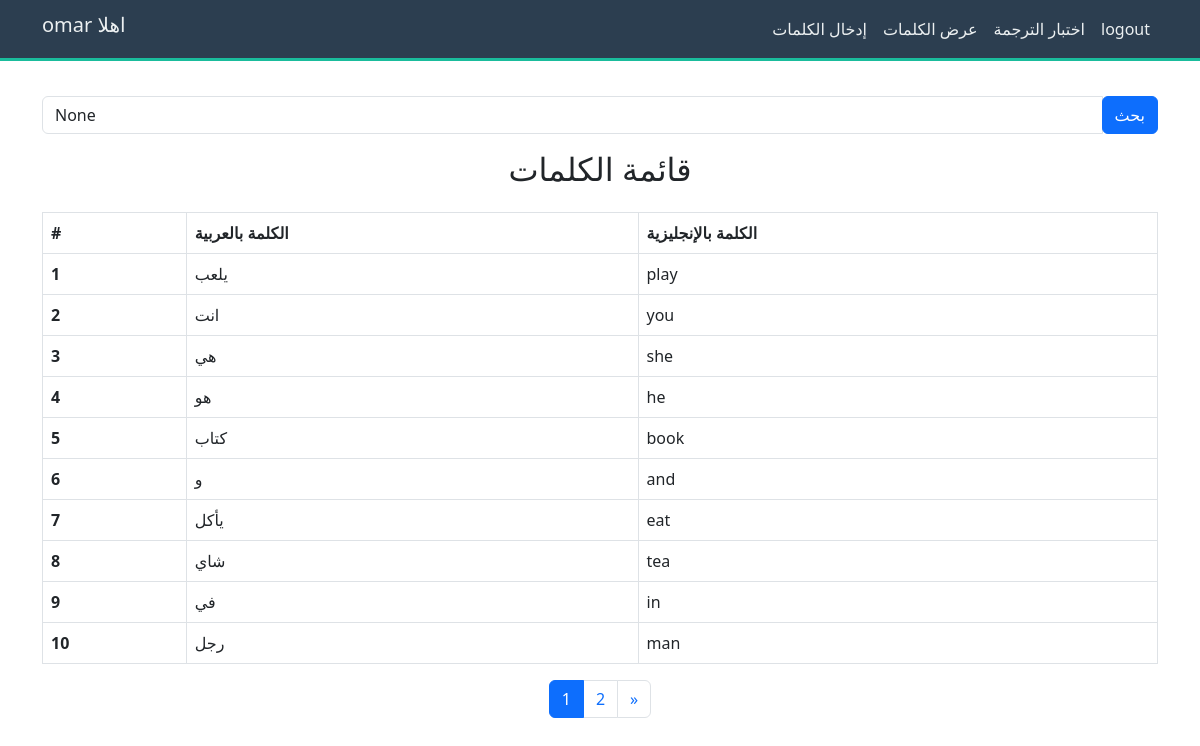
The page /words/ (signed in) on the database its author committed.
### app/models.py (models this page shows)
class Word(models.Model):
    arabic=models.TextField(max_length=50)
    english=models.TextField(max_length=50)
    user=models.ForeignKey(User,on_delete=models.CASCADE)

### app/views.py (the view)
# urls.py: path('words/', views.WordListView.as_view(), name='word-list'),
class WordListView(View):
    def get(self, request):
        query = request.GET.get('q')
        if query:
            words = Word.objects.filter(user=request.user, english__icontains=query)
        else:
            words = Word.objects.filter(user=request.user)
        paginator = Paginator(words, 10)
        page_number = request.GET.get('page')
        page_obj = paginator.get_page(page_number)
        context = {
            'page_obj': page_obj,
            'query': query,  # إرسال استعلام البحث الحالي (إذا وُجد) للعرض
        }
        return render(request, 'word_list.html', context)

### templates/word_list.html (shortened to what this page needs)
{% extends 'base.html' %}
{% block content %}
<br>
<br>
<div class="container mt-5">
    <form method="GET" action="">
        <div class="input-group mb-3">
            <input type="text" class="form-control" placeholder="ابحث عن كلمة بالإنجليزية" name="q" value="{{ query }}">
            <div class="input-group-append">
                <button class="btn btn-primary" type="submit">بحث</button>
            </div>
        </div>
    </form>
    <h2 class="text-center">قائمة الكلمات</h2>
    <table class="table table-bordered mt-4">
        <thead class="thead-light">
            <tr>
                <th scope="col">#</th>
                <th scope="col">الكلمة بالعربية</th>
                <th scope="col">الكلمة بالإنجليزية</th>
            </tr>
        </thead>
        <tbody>
            {% for word in page_obj %}
            <tr>
                <th scope="row">{{ forloop.counter }}</th>
                <td>{{ word.arabic }}</td>
                <td>{{ word.english }}</td>
            </tr>
            {% empty %}
            <tr>
                <td colspan="3" class="text-center">لا توجد كلمات</td>
            </tr>
            {% endfor %}
        </tbody>
    </table>
    <nav aria-label="Page navigation">
        <ul class="pagination justify-content-center">
            {% for num in page_obj.paginator.page_range %}
                <li class="page-item {% if page_obj.number == num %}active{% endif %}">
                    <a class="page-link" href="?page={{ num }}">{{ num }}</a>
                </li>
            {% endfor %}
            {% if page_obj.has_next %}
                <li class="page-item">
                    <a class="page-link" href="?page={{ page_obj.next_page_number }}" aria-label="Next">
                        <span aria-hidden="true">&raquo;</span>
                    </a>
                </li>
            {% endif %}
        </ul>
    </nav>
</div>
{% endblock content %}

### templates/base.html (shortened to what this page needs)
{% load static %}
<!DOCTYPE html>
<html lang="ar">
<head>
    <link href="{% static '/static/style.css' %}" rel="stylesheet">
    <link href="https://cdn.jsdelivr.net/npm/bootstrap@5.3.0/dist/css/bootstrap.min.css" rel="stylesheet">
</head>
<body>
    <nav class="navbar navbar-expand-lg navbar-dark">
        <div class="container">
            <h1 class="navbar-brand">  {{user}}  اهلا</h1>
            <div class="collapse navbar-collapse" id="navbarNav">
                <ul class="navbar-nav ms-auto">
                    <li class="nav-item">
                        <a class="nav-link" href="{% url 'enter-words' %}">إدخال الكلمات</a>
                    </li>
                    <li class="nav-item">
                        <a class="nav-link" href="{% url 'word-list' %}"> عرض الكلمات</a>
                    </li>
                    <li class="nav-item">
                        <a class="nav-link" href="{% url 'exam' %}">اختبار الترجمة</a>
                    </li>
                    <li class="nav-item">
                        <form action="{% url 'logout' %}" method="post">
                            <button class="nav-link">logout</button>
                        </form>
                    </li>
                </ul>
            </div>
        </div>
    </nav>
    {% block content %}
    {% endblock content %}
</body>
</html>

### static/style.css (style rules this page uses)
body { font-family: 'Arial', sans-serif; background-color: #fff !important; color: #333; margin: 0; padding: 0; }
.navbar { background-color: #2c3e50; border-bottom: 3px solid #1abc9c; position: fixed !important; top: 0; width: 100%; z-index: 1000; }
.navbar-brand, .nav-link { color: #ecf0f1 !important; }
.btn-primary { background-color: #1abc9c; border: none; }

### rows shown on the page
Word: arabic "يلعب", english "play"
Word: arabic "انت", english "you"
Word: arabic "هي", english "she"
Word: arabic "هو", english "he"
Word: arabic "كتاب", english "book"
Word: arabic "و", english "and"
Word: arabic "يأكل", english "eat"
Word: arabic "شاي", english "tea"
Word: arabic "في", english "in"
Word: arabic "رجل", english "man"

### other values the page prints
{{ user }} "omar"
{{ num }} "1" "2"
